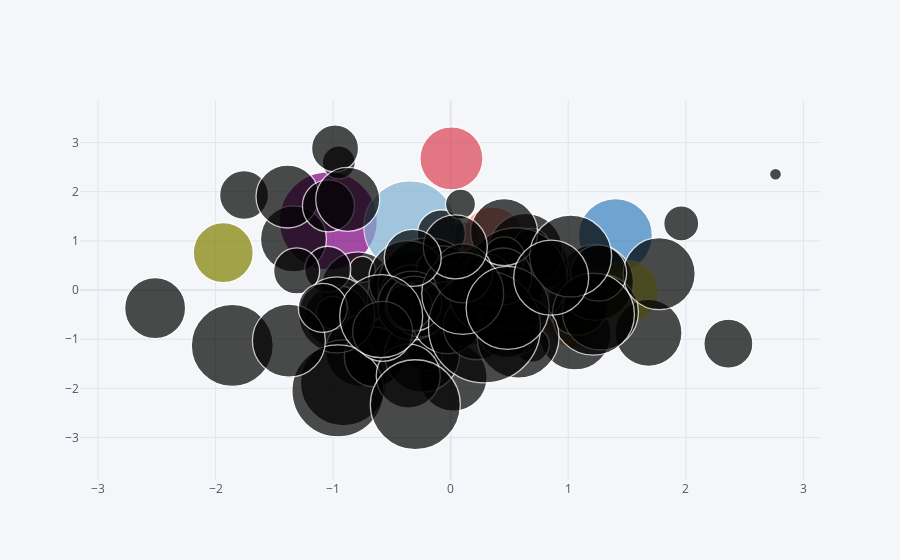

The cell this chart's notebook holds for it:
### Markdown cell above
<a id='bubble'></a>
## Bubble

### Code cell
df.iplot(kind = 'bubble', x = 'A', y = 'B', size = 'C')
